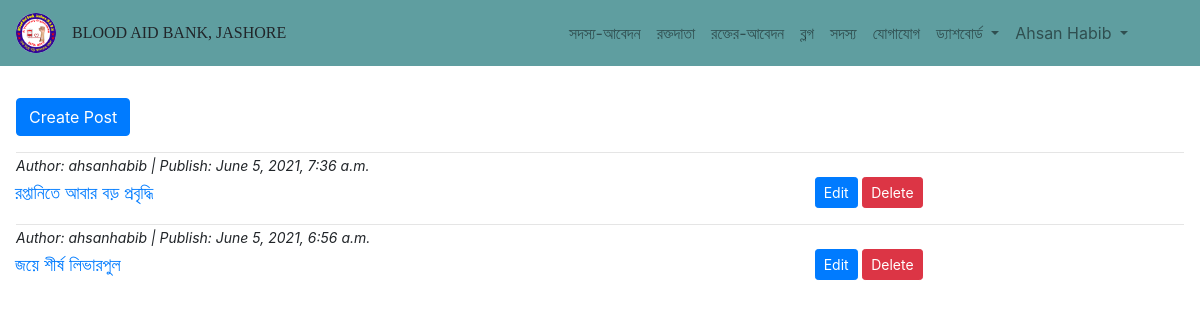
Page /blog/post/list/ (signed in) on the committed database.
### Blog/models.py (models this page shows, shortened)
class Post(models.Model):
    title = models.CharField(max_length =200, verbose_name="পোস্ট টাইটেল", null=False)
    author = models.ForeignKey(User, on_delete=models.CASCADE, verbose_name="লেখক", null=False)
    image = models.ImageField(upload_to = "Post/", default="", verbose_name="ছবি")
    body1 = models.TextField(verbose_name="কন্টেন্ট ১ম অংশ")
    body2 = models.TextField(verbose_name="কন্টেন্ট ২য় অংশ")
    date = models.DateTimeField(auto_now_add=False, default=datetime.datetime.now)

### Blog/views.py (the view)
# urls.py: path('post/list/', views.showBlogList, name = 'show_blog_list'),
@login_required
def showBlogList(request):
    post = Post.objects.order_by('-id').all()
    return render(request, 'Blog/blog_list.html', context={'post':post})

### templates/Blog/blog_list.html
{% extends "base.html" %}
{% load crispy_forms_tags %}
{% load static %}
{% block content %}
<div class="px-2 py-5" style="margin-top:50px">
    <div class="mx-2">
        <a class="btn btn-primary" href="{% url 'Blog:create_post'%}">Create Post</a>
        {% for list in post %}
            <hr class="mb-0">
            <i style="font-size:14px">Author: {{list.author}} | Publish: {{list.date}}</i>
            <div class="row">
                <div class="col-sm-12 col-lg-8">
                    <a class="page-link p-0" href="{% url 'Blog:blog1' list.pk %}" style="font-size:18px; margin-top:5px; border: none">{{list.title}}</a>
                </div>
                <div class="col-sm-12 col-lg-4">
                    <a class="btn btn-sm btn-primary" type="button" href="{% url 'Blog:edit_blog' list.pk %}">Edit</a>
                    <a class="btn btn-sm btn-danger" type="button" href="{% url 'Blog:delete_blog' list.pk %}">Delete</a>
                </div>
            </div>
        {% endfor %}
    </div>
</div>
{% endblock %}

### templates/base.html (shortened to what this page needs)
<!DOCTYPE html>
{% load static %}
<html lang="en">
<head>
    <link rel="stylesheet" href="https://cdnjs.cloudflare.com/ajax/libs/font-awesome/5.15.2/css/all.min.css">
    <link rel="stylesheet" href="https://maxcdn.bootstrapcdn.com/bootstrap/4.0.0/css/bootstrap.min.css">
    <link rel="stylesheet" href="{% static 'css/style.css' %}">
</head>
<body>
    <div>
        <nav class="navbar navbar-expand-lg navbar-light fixed-top" style="background-color: cadetblue;">
            <a class="navbar-brand" href="{% url 'Bloodbank:index' %}" >
                <img src="{% static 'images/logo/logo.jpg' %}" alt="Logo" style="width: 40px; height:40px; border-radius:50%">
            </a>
            <p class="text-left mr-auto mt-2 h6" style="font-family: Lucida Sans;">BLOOD AID BANK, JASHORE</p>
            <div class="collapse navbar-collapse" id="navbarSupportedContent">
            <ul class="navbar-nav ml-auto" id="myDIV">
                <li class="nav-item">
                    <a class="nav-link text-center" href="{% url 'Bloodbank:addMember' %}">সদস্য-আবেদন</a>
                </li>
                <li class="nav-item ">
                    <a class="nav-link text-center" href="{% url 'Bloodbank:show_donor' %}" >রক্তদাতা</a>
                </li>
                <li class="nav-item">
                <a class="nav-link text-center" href="{% url 'Bloodbank:show_booking_list'%}">রক্তের-আবেদন</a>
                </li>
                <li class="nav-item">
                    <a class="nav-link text-center" href="{% url 'Blog:blog' %}">ব্লগ</a>
                </li>
                <li class="nav-item">
                    <a class="nav-link text-center" href="{% url 'Bloodbank:member' %}">সদস্য</a>
                </li>
                <li class="nav-item">
                    <a class="nav-link text-center" href="{% url 'Bloodbank:about' %}">যোগাযোগ</a>
                </li>
                {% if user.is_authenticated %}
                <li class="nav-item" style="cursor: pointer;">
                    <div class="dropdown">
                        <a class="nav-link dropdown-toggle text-center" type="button" data-toggle="dropdown">
                            ড্যাশবোর্ড
                        </a>
                    </div>
                </li>
                <li class="nav-item mr-5" style="cursor: pointer;">
                    <div class="dropdown">
                        <a class="nav-link dropdown-toggle text-center" type="button" data-toggle="dropdown">
                            {{user.first_name}} {{user.last_name}}
                        </a>
                    </div>
                </li>
                {% else %}
                    <li class="nav-item text-left">
                        <a style="font-weight: bold;" class="nav-link btn btn-sm " href="{% url 'AppLogin:login' %}"><i class="fa fa-fw fa-user"></i>Login</a>
                    </li>
                {% endif%}
            </ul>
            </div>
        </nav>
    </div>
    {% block content %}
    {% endblock %}
</body>
</html>

### rows in the picture
Post: author "ahsanhabib", date "June 5, 2021, 7:36 a.m.", title "রপ্তানিতে আবার বড় প্রবৃদ্ধি"
Post: author "ahsanhabib", date "June 5, 2021, 6:56 a.m.", title "জয়ে শীর্ষ লিভারপুল"

### other values in the picture
{{ user.first_name }} "Ahsan"
{{ user.last_name }} "Habib"
